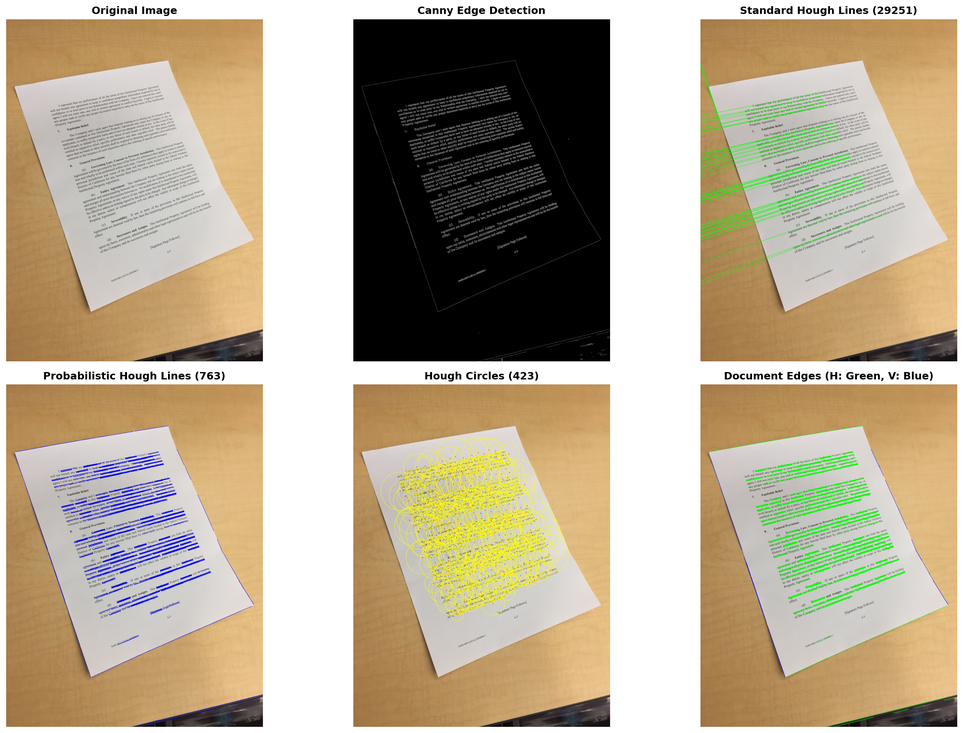
#> input picture CLR wise outputs/CLR3_Hough_Transform/hough_transform_results.png, 963 x 733 px, shrunk from 2344 x 1783 before the run
$ python -i module3_hough.py   (imports and definitions only)
#> lines starting #> are read from the running program, lines starting #| are printed output that depends on the picture; after the words box and inside, x2 and y2 are one past the last pixel; in counts of white or black regions, pixels touching at a corner belong together
"""
CLR-3: Hough Transform and its Applications
============================================
This module demonstrates Hough Transform for detecting:
- Straight lines (Standard and Probabilistic Hough Transform)
- Circles (Hough Circle Transform)
- Document edges using line detection

Testable Output: Images with detected lines, circles, and geometric shapes overlaid
"""

import cv2
import numpy as np
import matplotlib.pyplot as plt
import os
from collections import defaultdict


class HoughTransformDetector:
    """Class to demonstrate Hough Transform techniques"""

    def __init__(self, image_path):
        """
        Initialize with an image

        Args:
            image_path: Path to the input image
        """
        self.original = cv2.imread(image_path)
#> self.original is the input picture: shape (733, 963, 3); mean B, G, R 146.4, 170, 183.2
        if self.original is None:
            raise ValueError(f"Could not load image from {image_path}")
        self.image = self.original.copy()
        self.gray = cv2.cvtColor(self.image, cv2.COLOR_BGR2GRAY)
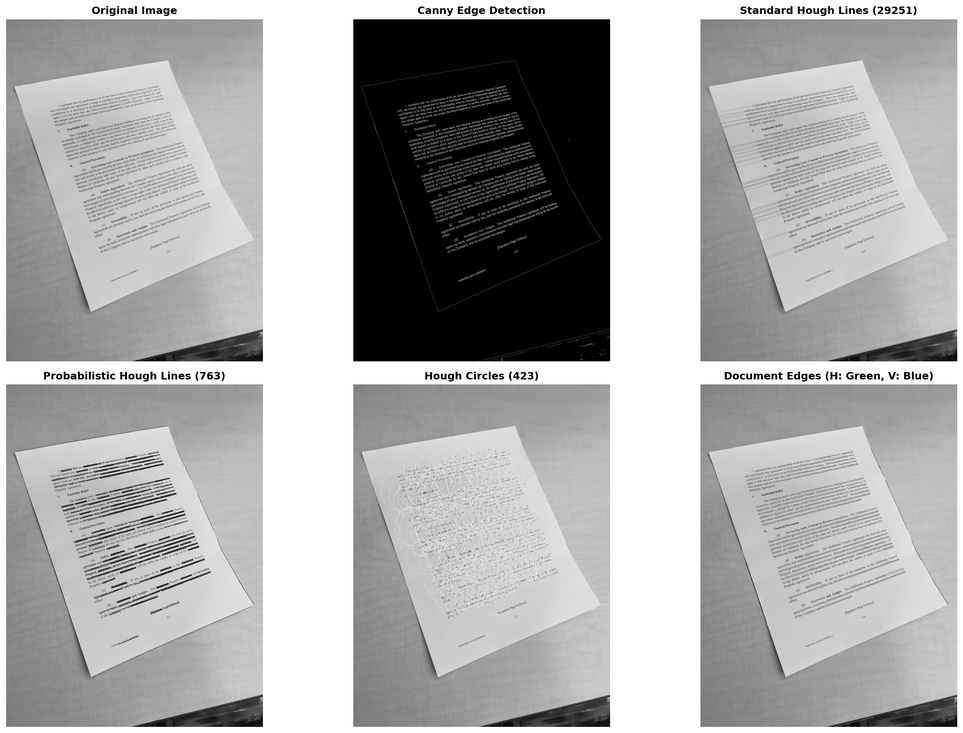
#> self.gray: shape (733, 963); min 0, max 255, mean 171.2
        self.lines = []
        self.circles = []

    def preprocess_for_lines(self):
        """Preprocess image for line detection"""
        # Apply Gaussian blur
        blurred = cv2.GaussianBlur(self.gray, (5, 5), 1.0)

        # Apply Canny edge detection
        edges = cv2.Canny(blurred, 50, 150, apertureSize=3)
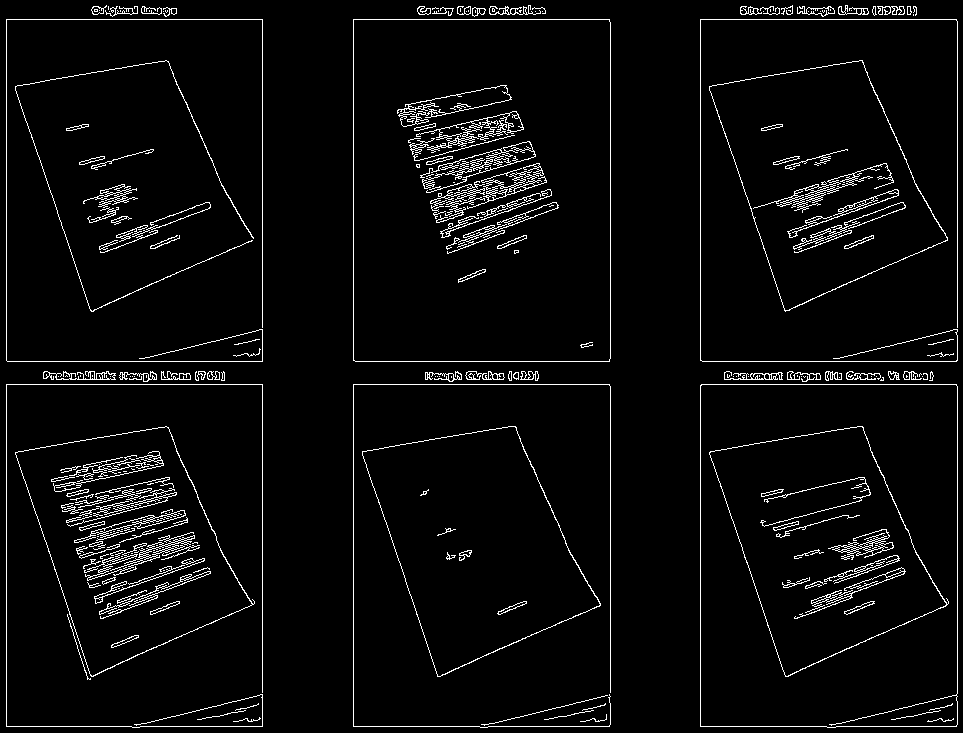
#> edges: shape (733, 963); 4.2% white in thin lines or dots

        print("✓ Preprocessed image for line detection")
        return edges

    # [22 lines left out: function detect_lines_standard, not called in this run]

    def detect_lines_probabilistic(self, rho=1, theta=np.pi/180, threshold=50,
                                   min_line_length=100, max_line_gap=10):
        """
        Detect lines using Probabilistic Hough Transform

        Args:
            rho: Distance resolution in pixels
            theta: Angle resolution in radians
            threshold: Accumulator threshold
            min_line_length: Minimum line length
            max_line_gap: Maximum gap between line segments
        """
#> called with rho = 1, theta = 0.0175, threshold = 50, min_line_length = 100, max_line_gap = 10
        edges = self.preprocess_for_lines()

        # Detect line segments
        lines = cv2.HoughLinesP(edges, rho, theta, threshold,
                               minLineLength=min_line_length,
                               maxLineGap=max_line_gap)
#> lines = 77 rows, first 6: [6, 726, 262, 726], [957, 360, 957, 21], [700, 726, 700, 385], [6, 384, 262, 384], [7, 361, 262, 361], [353, 360, 353, 19]

        if lines is not None:
            print(f"✓ Probabilistic Hough: Detected {len(lines)} line segments")
#| ✓ Probabilistic Hough: Detected 77 line segments
            return lines
        else:
            print("✓ Probabilistic Hough: No lines detected")
            return []

    # [30 lines left out: function detect_circles, not called in this run]

    def detect_document_edges(self):
        """
        Detect document edges using Hough Line Transform
        This is specifically useful for document scanning applications
        """
        edges = self.preprocess_for_lines()

        # Use probabilistic Hough transform for better edge detection
        lines = cv2.HoughLinesP(edges, 1, np.pi/180, threshold=100,
                               minLineLength=100, maxLineGap=10)

        if lines is None:
            print("✓ Document edges: No lines detected")
            return []

        # Classify lines as horizontal or vertical
        horizontal_lines = []
        vertical_lines = []

        for line in lines:
            x1, y1, x2, y2 = line[0]

            # Calculate angle
            angle = np.abs(np.arctan2(y2 - y1, x2 - x1) * 180 / np.pi)

            # Classify based on angle
            if angle < 45 or angle > 135:
                horizontal_lines.append(line)
            else:
                vertical_lines.append(line)

        print(f"✓ Document edges: {len(horizontal_lines)} horizontal, {len(vertical_lines)} vertical")

        return {
            'horizontal': horizontal_lines,
            'vertical': vertical_lines,
            'all': lines
        }

    # [45 lines left out: functions find_line_intersections, _line_intersection, not called in this run]

    def visualize_results(self, output_path='CLR3_output'):
        """
        Visualize Hough Transform results

        Args:
            output_path: Directory to save output images
        """
        os.makedirs(output_path, exist_ok=True)

        fig, axes = plt.subplots(2, 3, figsize=(18, 12))

        # 1. Original image
        axes[0, 0].imshow(cv2.cvtColor(self.original, cv2.COLOR_BGR2RGB))
        axes[0, 0].set_title('Original Image', fontweight='bold', fontsize=12)
        axes[0, 0].axis('off')

        # 2. Edge detection
        edges = self.preprocess_for_lines()
        axes[0, 1].imshow(edges, cmap='gray')
        axes[0, 1].set_title('Canny Edge Detection', fontweight='bold', fontsize=12)
        axes[0, 1].axis('off')

        # 3. Standard Hough Lines
        img_standard = self.original.copy()
        if len(self.lines) > 0:
            for line in self.lines[:50]:  # Limit to 50 lines for clarity
                rho, theta = line[0]
                a = np.cos(theta)
                b = np.sin(theta)
                x0 = a * rho
                y0 = b * rho
                x1 = int(x0 + 1000 * (-b))
                y1 = int(y0 + 1000 * (a))
                x2 = int(x0 - 1000 * (-b))
                y2 = int(y0 - 1000 * (a))
                cv2.line(img_standard, (x1, y1), (x2, y2), (0, 255, 0), 2)

        axes[0, 2].imshow(cv2.cvtColor(img_standard, cv2.COLOR_BGR2RGB))
        axes[0, 2].set_title(f'Standard Hough Lines ({len(self.lines)})',
                            fontweight='bold', fontsize=12)
        axes[0, 2].axis('off')

        # 4. Probabilistic Hough Lines
        img_prob = self.original.copy()
        prob_lines = self.detect_lines_probabilistic()
#> prob_lines has the same summary as lines in detect_lines_probabilistic
        if prob_lines is not None and len(prob_lines) > 0:
            for line in prob_lines:
                x1, y1, x2, y2 = line[0]
                cv2.line(img_prob, (x1, y1), (x2, y2), (255, 0, 0), 2)
#> this loop made 77 passes
#> (x1, y1, x2, y2) on passes 1 to 12: (6, 726, 262, 726), (957, 360, 957, 21), (700, 726, 700, 385), (6, 384, 262, 384), (7, 361, 262, 361), (353, 360, 353, 19), (610, 358, 610, 22), (6, 19, 262, 19), (262, 360, 262, 20), (6, 360, 6, 20), (425, 379, 537, 379), (418, 13, 545, 13)
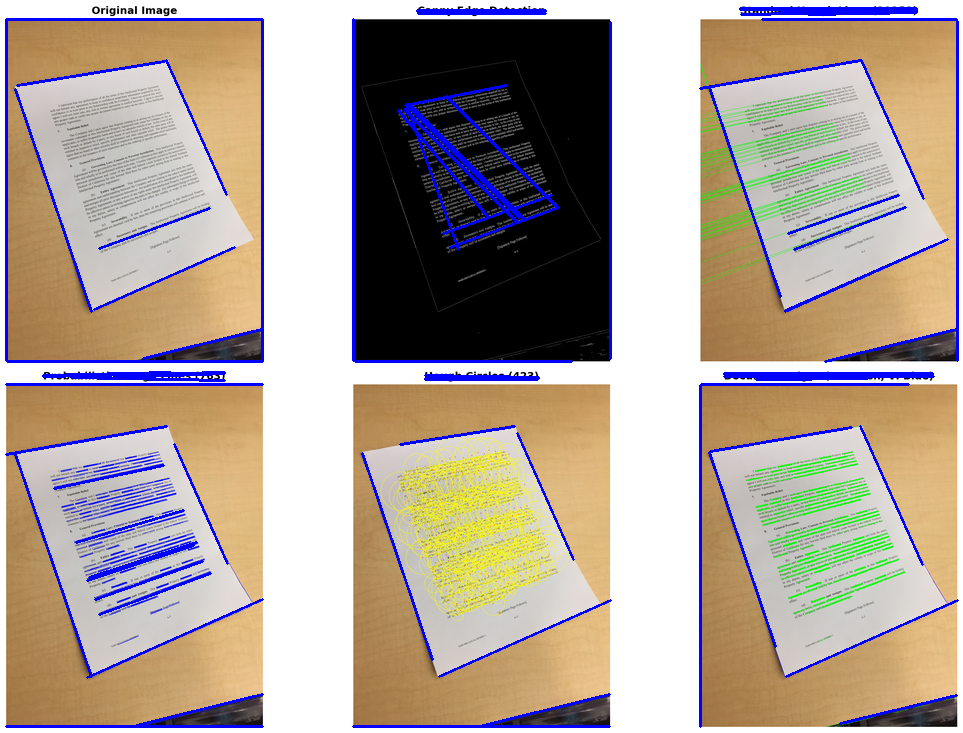
#> img_prob: shape (733, 963, 3); 5% of pixels changed, all inside (x1, y1, x2, y2) = (5, 7, 959, 728)

        axes[1, 0].imshow(cv2.cvtColor(img_prob, cv2.COLOR_BGR2RGB))
        axes[1, 0].set_title(f'Probabilistic Hough Lines ({len(prob_lines) if prob_lines is not None else 0})',
                            fontweight='bold', fontsize=12)
        axes[1, 0].axis('off')

        # 5. Hough Circles
        img_circles = self.original.copy()
        if len(self.circles) > 0:
            for circle in self.circles:
                x, y, r = circle
                cv2.circle(img_circles, (x, y), r, (0, 255, 255), 2)
                cv2.circle(img_circles, (x, y), 2, (0, 0, 255), 3)

        axes[1, 1].imshow(cv2.cvtColor(img_circles, cv2.COLOR_BGR2RGB))
        axes[1, 1].set_title(f'Hough Circles ({len(self.circles)})',
                            fontweight='bold', fontsize=12)
        axes[1, 1].axis('off')

        # 6. Document Edges (Horizontal and Vertical)
        img_doc = self.original.copy()
        doc_edges = self.detect_document_edges()
#> in detect_document_edges, `lines = cv2.HoughLinesP(edges, 1, np.pi/180, threshold=100, minLineLen..`: lines = 58 rows, first 6: [700, 726, 956, 726], [353, 360, 353, 19], [957, 724, 957, 386], [700, 19, 956, 19], [700, 360, 700, 20], [7, 361, 262, 361]
#> the loop in detect_document_edges, `for line in lines:` made 58 passes
#> (x1, y1, x2, y2, angle) on passes 1 to 12: (700, 726, 956, 726, 0), (353, 360, 353, 19, 90), (957, 724, 957, 386, 90), (700, 19, 956, 19, 0), (700, 360, 700, 20, 90), (7, 361, 262, 361, 0), (610, 724, 610, 386, 90), (6, 384, 262, 384, 0), (6, 360, 6, 19, 90), (262, 360, 262, 19, 90), (51, 379, 224, 379, 0), (724, 373, 932, 373, 0)
#> after the loop in detect_document_edges, `for line in lines:`: horizontal_lines = 43 items, first 6: [[700, 726, 956, 726]], [[700, 19, 956, 19]], [[7, 361, 262, 361]], [[6, 384, 262, 384]], [[51, 379, 224, 379]], [[724, 373, 932, 373]]; vertical_lines = 15 items, first 6: [[353, 360, 353, 19]], [[957, 724, 957, 386]], [[700, 360, 700, 20]], [[610, 724, 610, 386]], [[6, 360, 6, 19]], [[262, 360, 262, 19]]
#| ✓ Document edges: 43 horizontal, 15 vertical
#> doc_edges = 3 items
        if doc_edges:
            for line in doc_edges['horizontal']:
                x1, y1, x2, y2 = line[0]
                cv2.line(img_doc, (x1, y1), (x2, y2), (0, 255, 0), 2)
#> this loop made 43 passes
#> (x1, y1, x2, y2) on passes 1 to 12: (700, 726, 956, 726), (700, 19, 956, 19), (7, 361, 262, 361), (6, 384, 262, 384), (51, 379, 224, 379), (724, 373, 932, 373), (418, 13, 545, 13), (740, 8, 916, 8), (724, 378, 932, 378), (43, 374, 224, 374), (425, 376, 538, 376), (785, 310, 910, 255)
#> line on pass 43: [[15, 86, 165, 60]]
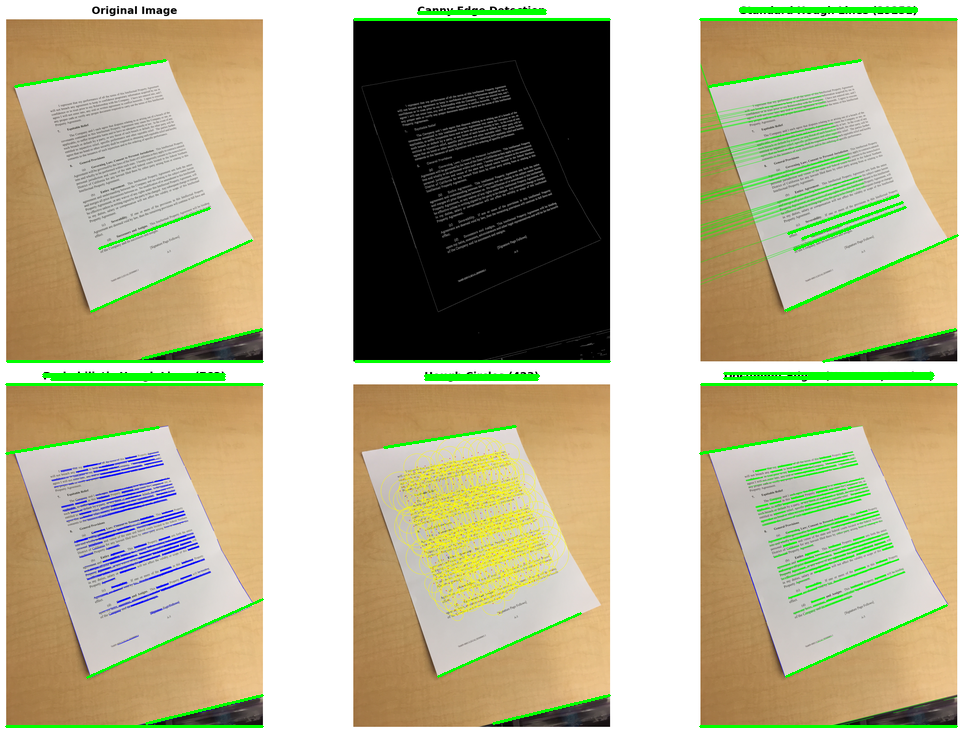
#> img_doc: shape (733, 963, 3); 2.69% of pixels changed, all inside (x1, y1, x2, y2) = (5, 7, 959, 728)
            for line in doc_edges['vertical']:
                x1, y1, x2, y2 = line[0]
                cv2.line(img_doc, (x1, y1), (x2, y2), (255, 0, 0), 2)
#> this loop made 15 passes
#> line on passes 1 to 12: [[353, 360, 353, 19]], [[957, 724, 957, 386]], [[700, 360, 700, 20]], [[610, 724, 610, 386]], [[6, 360, 6, 19]], [[262, 360, 262, 19]], [[15, 88, 80, 279]], [[709, 452, 769, 628]], [[362, 454, 427, 644]], [[15, 453, 85, 659]], [[168, 61, 217, 173]], [[861, 60, 923, 198]]
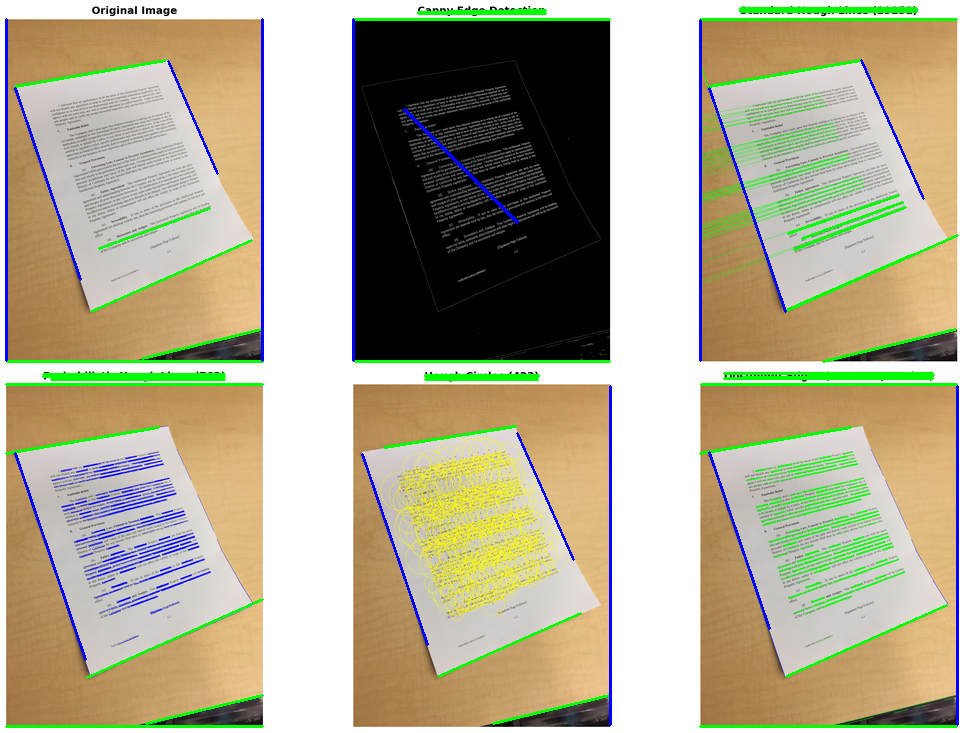
#> img_doc: shape (733, 963, 3); 1.51% of pixels changed, all inside (x1, y1, x2, y2) = (5, 18, 959, 726)

        axes[1, 2].imshow(cv2.cvtColor(img_doc, cv2.COLOR_BGR2RGB))
        axes[1, 2].set_title('Document Edges (H: Green, V: Blue)',
                            fontweight='bold', fontsize=12)
        axes[1, 2].axis('off')

        plt.tight_layout()
        output_file = os.path.join(output_path, 'hough_transform_results.png')
        plt.savefig(output_file, dpi=150, bbox_inches='tight')
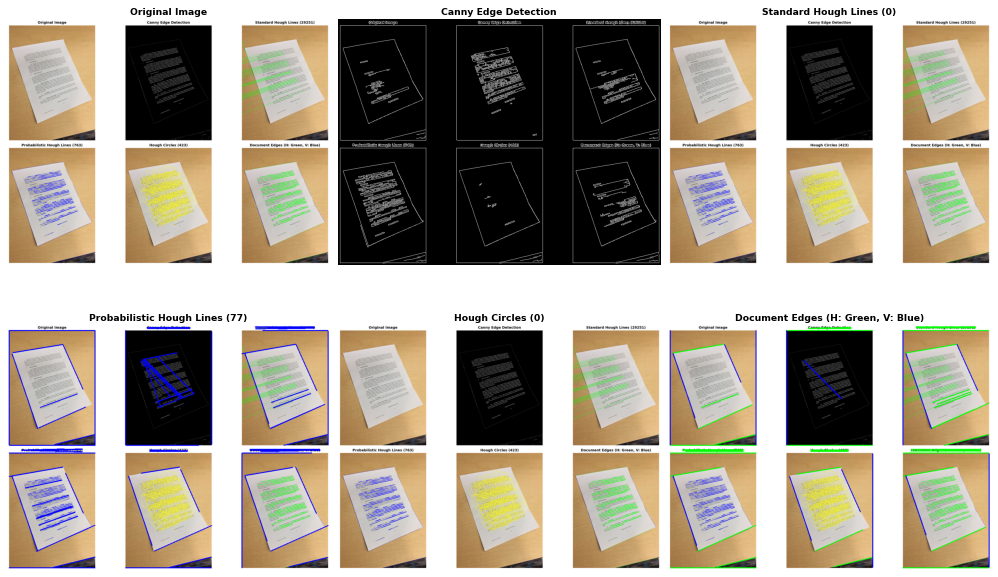
#> figure drawn by matplotlib, 6 panels
        print(f"\n✓ Visualization saved to: {output_file}")
        plt.show()

    # [48 lines left out: functions generate_report, test_clr3, not called in this run]


# [9 lines not run here, left out]

>>> result = HoughTransformDetector('../CLR wise outputs/CLR3_Hough_Transform/hough_transform_results.png').visualize_results()
